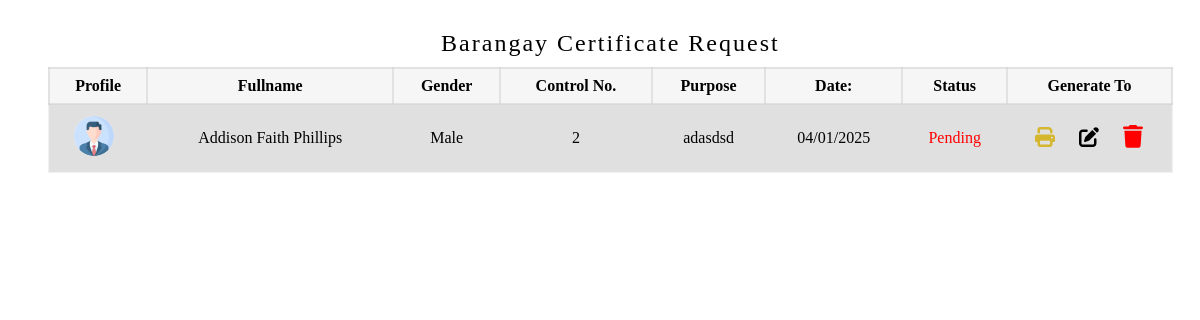
The page /administrator/admin_panel/certificate_folder/certificate.php on the database its author committed.
### tables this page shows
CREATE TABLE `barangay_request` (
  `firstname` varchar(200) NOT NULL,
  `middlename` varchar(200) NOT NULL,
  `lastname` varchar(200) NOT NULL,
  `age` int(200) NOT NULL,
  `request_document` varchar(200) NOT NULL,
  `house_number` varchar(200) NOT NULL,
  `sitio_pook` varchar(200) NOT NULL,
  `birthday` date NOT NULL,
  `place_of_birth` varchar(200) NOT NULL,
  `contact_no` varchar(200) NOT NULL,
  `contact_person` varchar(200) NOT NULL,
  `contact_no_contact_person` varchar(200) NOT NULL,
  `live_since_year` varchar(200) NOT NULL,
  `purpose` varchar(200) NOT NULL,
  `status` int(200) NOT NULL,
  `gender` varchar(200) NOT NULL,
  `date_request` date NOT NULL,
  `business_name` varchar(200) NOT NULL,
  `profile` varchar(200) NOT NULL,
  `user_id` int(11) NOT NULL,
  `id` int(11) NOT NULL
);

### administrator/admin_panel/certificate_folder/certificate.php (the view, shortened to what this page needs)
<!DOCTYPE html>
<html lang="en">
<head>
    <link rel="stylesheet" href="/BIS/administrator/admin_panel/certificate_folder/table.css">
</head>
<body>
                <?php require("../../../database/conn_db.php");
                $sql = "SELECT DISTINCT * FROM barangay_request WHERE request_document = 'Barangay Certificate' ORDER BY id DESC LIMIT 12";
                $result = $conn->query($sql);
                if ($result->num_rows > 0) {?>
          <div id = "searchresult">
                <table>
                        <caption>Barangay Certificate Request</caption>
                        <tr>
                            <th>Profile</th>
                            <th>Fullname</th>
                            <th>Gender</th>
                            <th>Control No.</th>
                            <th>Purpose</th>
                            <th>Date:</th>
                            <th>Status</th>
                            <th>Generate To</th>
                        </tr>
                        <?php
                             while($row = $result->fetch_assoc()) {
                                $id = $row['id'];
                                $firstname = $row["firstname"];
                                $lastname = $row["lastname"];
                                $middlename = $row["middlename"];
                                $purpose = $row["purpose"];
                                $gender = $row["gender"];
                                $profile = $row["profile"];
                                $date_request = $row["date_request"];
                                ?>
                                 <tr class = "table_hover">
                                 <td class = "img"><img src="/BIS/asset/image/user_profile/<?php echo $profile; ?>" alt="" width = 500/></td>
                                    <td><?php echo $firstname ." ". $middlename ." ". $lastname; ?></td>
                                    <td><?php echo $gender; ?></td>
                                    <td><?php echo $id; ?></td>
                                    <td><?php echo $purpose; ?></td>
                                    <td><?php echo  date('m/d/Y',strtotime($date_request));?></td>
                                    <td  style = 'color:blue;'>
                                        <?php
                                            $satus_document =  $row['status'] ;
                                            if ($satus_document == 0){
                                                echo "<p style = 'color:#00572060;'>No data</p>";
                                            }
                                            else if ($satus_document == 1){
                                                echo "<p style = 'color:red;'>Pending</p>";
                                            }
                                        ?>
                                    </td>
                                    <td>
                                        <div id="form_up_del_official">
                                            <button  id = "barangay_print" class = "print_btn" data-id= <?php echo $row ["id"] ?> ></button>
                                            <button id = "edit_list" class = "edit_btn_manage" data-id= <?php echo $row ["id"] ?>></button>
                                            <button id = "delete_official_btn" class = "delete_btn_req" data-id= <?php echo $row ["id"] ?>></button>
                                        </div>
                                        </td>
                                </tr>
                                <?php
                            }
                        ?>
                </table>
                </div>
                <?php
                }
                ?>
                            <?php include("print.php");?>
                        <?php include("update_req_list.php");?>
                        <?php include("add_request.php");?>
</body>
</html>

### administrator/admin_panel/certificate_folder/table.css (style rules this page uses)
table { border: 2px solid rgba(228, 228, 228, 0.39); margin-left:40px; margin-top: 20px; background-color: rgba(226, 226, 226, 0.322); width: 95%; border-collapse: collapse; transition: all 0.5s ease; border-radius:4px; font-family: "sub_text"; text-align: center; color: var(--1st-text-color); overflow-x: scroll; }
table .img img { height: 40px; width: 40px; border-radius: 20px; border: 1px solid var(--btn-color); margin-left: -10px; }
table td { padding: 8px; }
table th { border: 2px solid rgba(211, 211, 211, 0.562); padding: 8px; }
table tr:nth-child(even) { background-color: #a7a5a548; }
caption { font-size: 2vw; letter-spacing: 2px; background-color: var(--2nd-bg-color); padding-bottom: 10px; padding-top: 10px; color: var(--bg-color); border-radius: 4px; }
#delete_official_btn { color: rgba(255, 0, 0, 0.342); }
#form_up_del_official { display: flex; justify-content:space-evenly ; align-items: center; }
#edit_list { color: var(--bg-color); cursor: pointer; padding: 3px 5px 3px 5px; background-color: transparent; border-radius: 4px; font-size: 0.9rem; outline: none; border: none; }
#edit_list svg { width: 20px; fill: var(--other-color); }
#barangay_print { color: var(--bg-color); cursor: pointer; padding: 3px 5px 3px 5px; background-color: transparent; border-radius: 4px; font-size: 0.9rem; outline: none; border: none; }
#barangay_print svg { width: 20px; fill: #d4b62f; }
#delete_official_btn { color: var(--bg-color); cursor: pointer; padding: 3px 5px 3px 5px; background-color: transparent; border-radius: 4px; border: 1px solid rgb(197, 197, 197); outline: none; border: none; font-size: 0.9rem; }
#delete_official_btn svg { width: 20px; fill: red; }

### rows shown on the page
barangay_request: profile (picture), firstname "Addison", middlename "Faith", lastname "Phillips", gender "Male", id "2", purpose "adasdsd", date_request "04/01/2025", status "Pending"
